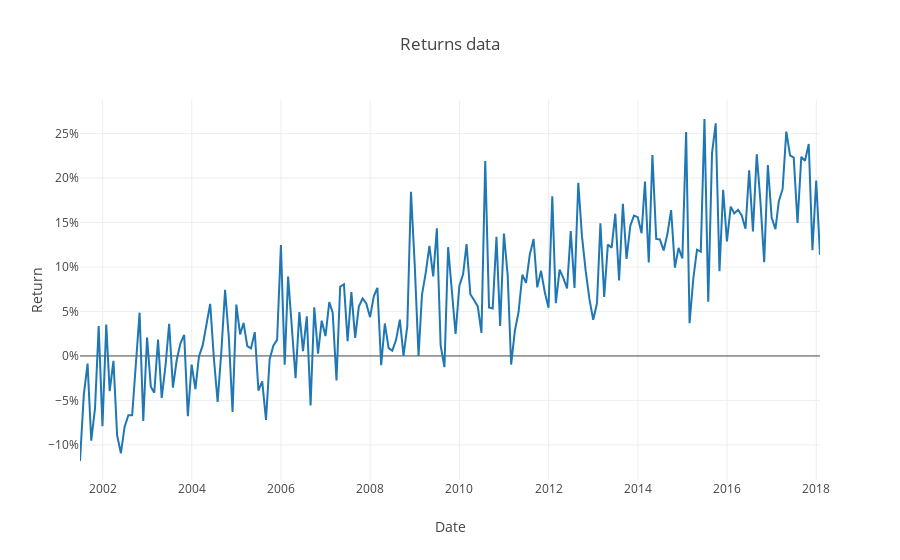

Notebook code cell kept with this figure:
### Code cell
fig = go.Figure(data=data, layout=layout)
py.iplot(fig)

### Figure 1 — Plotly figure (JSON) as saved in the notebook; plotly's stock layout.template omitted (floating-point values rounded to 4 significant figures; data arrays with more than 128 entries replaced by an {"elided": "..."} marker saying what was removed)
{"data": [{"name": "Returns data", "type": "scatter", "uid": "9b8e5540-bdca-11e8-b33f-d89d67f4bdf4", "x": {"elided": "200 str values"}, "y": {"elided": "200 float values"}}], "layout": {"title": "Returns data", "xaxis": {"title": "Date"}, "yaxis": {"tickformat": ".0%", "title": "Return"}}}
